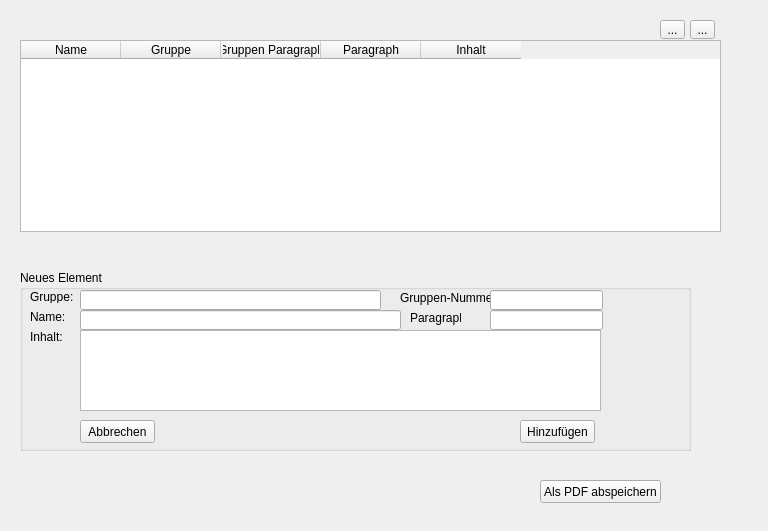
<?xml version="1.0" encoding="UTF-8"?>
<ui version="4.0">
 <class>QV_Mietvertrag</class>
 <widget class="QWidget" name="QV_Mietvertrag">
  <property name="geometry">
   <rect>
    <x>0</x>
    <y>0</y>
    <width>768</width>
    <height>531</height>
   </rect>
  </property>
  <property name="windowTitle">
   <string>Mietvertrag Bearbeiten</string>
  </property>
  <widget class="QPushButton" name="pushButton">
   <property name="geometry">
    <rect>
     <x>540</x>
     <y>480</y>
     <width>121</width>
     <height>23</height>
    </rect>
   </property>
   <property name="text">
    <string>Als PDF abspeichern</string>
   </property>
  </widget>
  <widget class="QTableWidget" name="tbl_paragraph">
   <property name="geometry">
    <rect>
     <x>20</x>
     <y>40</y>
     <width>701</width>
     <height>192</height>
    </rect>
   </property>
   <column>
    <property name="text">
     <string>Name</string>
    </property>
   </column>
   <column>
    <property name="text">
     <string>Gruppe</string>
    </property>
   </column>
   <column>
    <property name="text">
     <string>Gruppen Paragraph</string>
    </property>
   </column>
   <column>
    <property name="text">
     <string>Paragraph</string>
    </property>
   </column>
   <column>
    <property name="text">
     <string>Inhalt</string>
    </property>
   </column>
  </widget>
  <widget class="QToolButton" name="btn_add">
   <property name="geometry">
    <rect>
     <x>690</x>
     <y>20</y>
     <width>25</width>
     <height>19</height>
    </rect>
   </property>
   <property name="text">
    <string>...</string>
   </property>
   <property name="icon">
    <iconset resource="QVerwaltung.qrc">
     <normaloff>:/QVerwaltung/icons/add.png</normaloff>:/QVerwaltung/icons/add.png</iconset>
   </property>
  </widget>
  <widget class="QToolButton" name="btn_del">
   <property name="geometry">
    <rect>
     <x>660</x>
     <y>20</y>
     <width>25</width>
     <height>19</height>
    </rect>
   </property>
   <property name="text">
    <string>...</string>
   </property>
   <property name="icon">
    <iconset resource="QVerwaltung.qrc">
     <normaloff>:/icons/icons/delete.png</normaloff>:/icons/icons/delete.png</iconset>
   </property>
  </widget>
  <widget class="QGroupBox" name="groupBox">
   <property name="geometry">
    <rect>
     <x>20</x>
     <y>270</y>
     <width>671</width>
     <height>181</height>
    </rect>
   </property>
   <property name="title">
    <string>Neues Element</string>
   </property>
   <widget class="QLabel" name="label">
    <property name="geometry">
     <rect>
      <x>10</x>
      <y>20</y>
      <width>47</width>
      <height>13</height>
     </rect>
    </property>
    <property name="text">
     <string>Gruppe:</string>
    </property>
   </widget>
   <widget class="QLabel" name="label_2">
    <property name="geometry">
     <rect>
      <x>380</x>
      <y>20</y>
      <width>91</width>
      <height>16</height>
     </rect>
    </property>
    <property name="text">
     <string>Gruppen-Nummer:</string>
    </property>
   </widget>
   <widget class="QLabel" name="label_3">
    <property name="geometry">
     <rect>
      <x>10</x>
      <y>40</y>
      <width>47</width>
      <height>13</height>
     </rect>
    </property>
    <property name="text">
     <string>Name:</string>
    </property>
   </widget>
   <widget class="QLabel" name="label_4">
    <property name="geometry">
     <rect>
      <x>390</x>
      <y>40</y>
      <width>51</width>
      <height>16</height>
     </rect>
    </property>
    <property name="text">
     <string>Paragraph</string>
    </property>
   </widget>
   <widget class="QLabel" name="label_5">
    <property name="geometry">
     <rect>
      <x>10</x>
      <y>60</y>
      <width>47</width>
      <height>13</height>
     </rect>
    </property>
    <property name="text">
     <string>Inhalt:</string>
    </property>
   </widget>
   <widget class="QLineEdit" name="tb_addGroup">
    <property name="geometry">
     <rect>
      <x>60</x>
      <y>20</y>
      <width>301</width>
      <height>20</height>
     </rect>
    </property>
   </widget>
   <widget class="QLineEdit" name="tb_addGroupNo">
    <property name="geometry">
     <rect>
      <x>470</x>
      <y>20</y>
      <width>113</width>
      <height>20</height>
     </rect>
    </property>
   </widget>
   <widget class="QLineEdit" name="tb_addName">
    <property name="geometry">
     <rect>
      <x>60</x>
      <y>40</y>
      <width>321</width>
      <height>20</height>
     </rect>
    </property>
   </widget>
   <widget class="QLineEdit" name="tb_addParagraph">
    <property name="geometry">
     <rect>
      <x>470</x>
      <y>40</y>
      <width>113</width>
      <height>20</height>
     </rect>
    </property>
   </widget>
   <widget class="QTextEdit" name="textEdit">
    <property name="geometry">
     <rect>
      <x>60</x>
      <y>60</y>
      <width>521</width>
      <height>81</height>
     </rect>
    </property>
   </widget>
   <widget class="QPushButton" name="btn_addPara">
    <property name="geometry">
     <rect>
      <x>500</x>
      <y>150</y>
      <width>75</width>
      <height>23</height>
     </rect>
    </property>
    <property name="text">
     <string>Hinzufügen</string>
    </property>
   </widget>
   <widget class="QPushButton" name="btn_resetPara">
    <property name="geometry">
     <rect>
      <x>60</x>
      <y>150</y>
      <width>75</width>
      <height>23</height>
     </rect>
    </property>
    <property name="text">
     <string>Abbrechen</string>
    </property>
   </widget>
  </widget>
 </widget>
 <layoutdefault spacing="6" margin="11"/>
 <resources>
  <include location="QVerwaltung.qrc"/>
 </resources>
 <connections/>
</ui>
